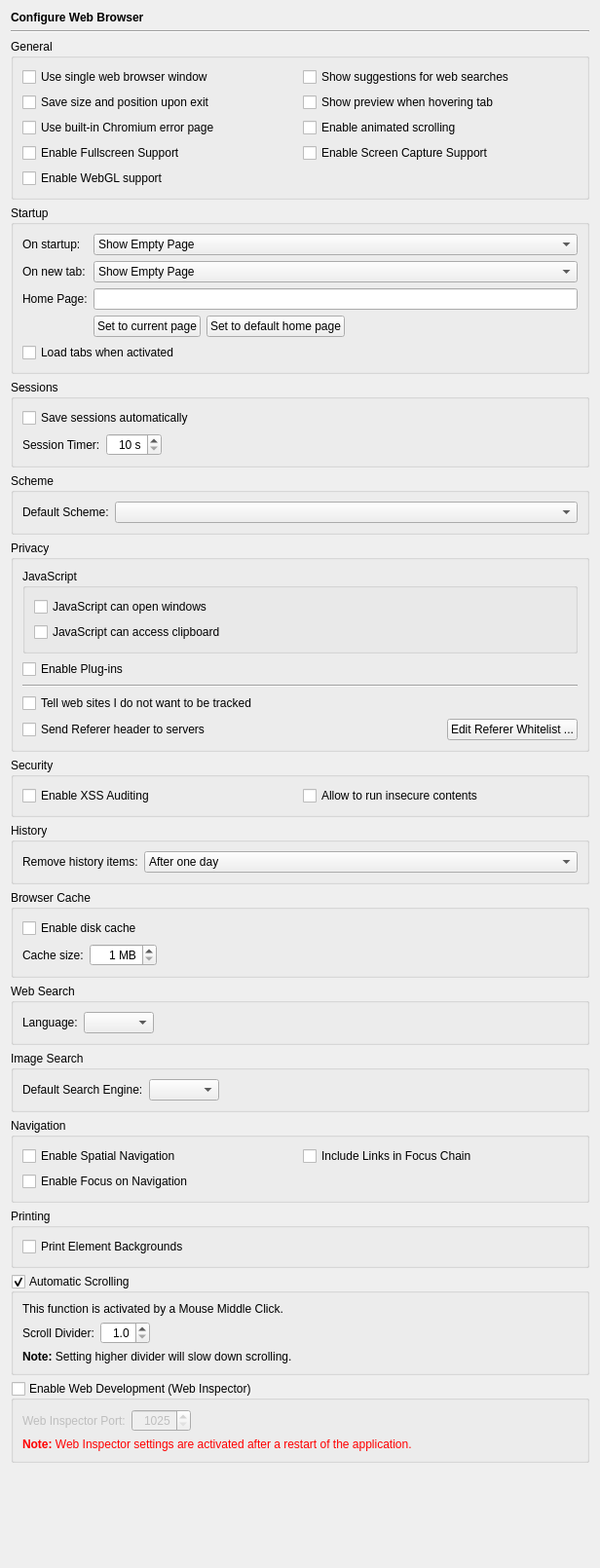
<?xml version="1.0" encoding="UTF-8"?>
<ui version="4.0">
 <class>WebBrowserPage</class>
 <widget class="QWidget" name="WebBrowserPage">
  <property name="geometry">
   <rect>
    <x>0</x>
    <y>0</y>
    <width>616</width>
    <height>1610</height>
   </rect>
  </property>
  <layout class="QVBoxLayout" name="verticalLayout_2">
   <item>
    <widget class="QLabel" name="headerLabel">
     <property name="text">
      <string>&lt;b&gt;Configure Web Browser&lt;/b&gt;</string>
     </property>
    </widget>
   </item>
   <item>
    <widget class="Line" name="line17">
     <property name="frameShape">
      <enum>QFrame::HLine</enum>
     </property>
     <property name="frameShadow">
      <enum>QFrame::Sunken</enum>
     </property>
     <property name="orientation">
      <enum>Qt::Horizontal</enum>
     </property>
    </widget>
   </item>
   <item>
    <widget class="QGroupBox" name="groupBox_4">
     <property name="title">
      <string>General</string>
     </property>
     <layout class="QGridLayout" name="gridLayout_5">
      <item row="0" column="0">
       <widget class="QCheckBox" name="singleHelpWindowCheckBox">
        <property name="toolTip">
         <string>Select to use a single web browser window only</string>
        </property>
        <property name="text">
         <string>Use single web browser window</string>
        </property>
       </widget>
      </item>
      <item row="0" column="1">
       <widget class="QCheckBox" name="webSuggestionsCheckBox">
        <property name="toolTip">
         <string>Select to enable suggestions for web searches</string>
        </property>
        <property name="text">
         <string>Show suggestions for web searches</string>
        </property>
       </widget>
      </item>
      <item row="1" column="0">
       <widget class="QCheckBox" name="saveGeometryCheckBox">
        <property name="toolTip">
         <string>Select to save the window size and position</string>
        </property>
        <property name="text">
         <string>Save size and position upon exit</string>
        </property>
       </widget>
      </item>
      <item row="1" column="1">
       <widget class="QCheckBox" name="showTabPreviews">
        <property name="toolTip">
         <string>Select to show a page preview when the mouse hovers over the tab</string>
        </property>
        <property name="text">
         <string>Show preview when hovering tab</string>
        </property>
       </widget>
      </item>
      <item row="2" column="0">
       <widget class="QCheckBox" name="errorPageCheckBox">
        <property name="toolTip">
         <string>Select to enable displaying the built-in Chromium error pages.</string>
        </property>
        <property name="text">
         <string>Use built-in Chromium error page</string>
        </property>
       </widget>
      </item>
      <item row="2" column="1">
       <widget class="QCheckBox" name="scrollingCheckBox">
        <property name="toolTip">
         <string>Select to activate animated scrolling</string>
        </property>
        <property name="text">
         <string>Enable animated scrolling</string>
        </property>
       </widget>
      </item>
      <item row="3" column="0">
       <widget class="QCheckBox" name="fullscreenCheckBox">
        <property name="toolTip">
         <string>Select to enable fullscreen support</string>
        </property>
        <property name="text">
         <string>Enable Fullscreen Support</string>
        </property>
       </widget>
      </item>
      <item row="3" column="1">
       <widget class="QCheckBox" name="screenCaptureCheckBox">
        <property name="toolTip">
         <string>Select to enable screen capture support</string>
        </property>
        <property name="text">
         <string>Enable Screen Capture Support</string>
        </property>
       </widget>
      </item>
      <item row="4" column="0">
       <widget class="QCheckBox" name="webGLCheckBox">
        <property name="toolTip">
         <string>Select to enable support for WebGL</string>
        </property>
        <property name="text">
         <string>Enable WebGL support</string>
        </property>
       </widget>
      </item>
     </layout>
    </widget>
   </item>
   <item>
    <widget class="QGroupBox" name="startupGroupBox">
     <property name="title">
      <string>Startup</string>
     </property>
     <layout class="QGridLayout" name="gridLayout_3">
      <item row="0" column="0">
       <widget class="QLabel" name="label">
        <property name="text">
         <string>On startup:</string>
        </property>
       </widget>
      </item>
      <item row="0" column="1" colspan="3">
       <widget class="QComboBox" name="startupCombo">
        <property name="toolTip">
         <string>Select the startup behavior</string>
        </property>
        <item>
         <property name="text">
          <string>Show Empty Page</string>
         </property>
        </item>
        <item>
         <property name="text">
          <string>Show Home Page</string>
         </property>
        </item>
        <item>
         <property name="text">
          <string>Show Speed Dial</string>
         </property>
        </item>
        <item>
         <property name="text">
          <string>Restore Session</string>
         </property>
        </item>
        <item>
         <property name="text">
          <string>Select Session</string>
         </property>
        </item>
       </widget>
      </item>
      <item row="1" column="0">
       <widget class="QLabel" name="label_12">
        <property name="text">
         <string>On new tab:</string>
        </property>
       </widget>
      </item>
      <item row="1" column="1" colspan="3">
       <widget class="QComboBox" name="newTabCombo">
        <property name="toolTip">
         <string>Select the behavior of new tabs</string>
        </property>
        <item>
         <property name="text">
          <string>Show Empty Page</string>
         </property>
        </item>
        <item>
         <property name="text">
          <string>Show Home Page</string>
         </property>
        </item>
        <item>
         <property name="text">
          <string>Show Speed Dial</string>
         </property>
        </item>
       </widget>
      </item>
      <item row="2" column="0">
       <widget class="QLabel" name="homePageLabel">
        <property name="text">
         <string>Home Page:</string>
        </property>
       </widget>
      </item>
      <item row="2" column="1" colspan="3">
       <widget class="QLineEdit" name="homePageEdit">
        <property name="toolTip">
         <string>Enter the desired home page</string>
        </property>
       </widget>
      </item>
      <item row="3" column="1">
       <widget class="QPushButton" name="setCurrentPageButton">
        <property name="toolTip">
         <string>Press to set the current page as the home page</string>
        </property>
        <property name="text">
         <string>Set to current page</string>
        </property>
       </widget>
      </item>
      <item row="3" column="2">
       <widget class="QPushButton" name="defaultHomeButton">
        <property name="toolTip">
         <string>Press to set the default home page</string>
        </property>
        <property name="text">
         <string>Set to default home page</string>
        </property>
       </widget>
      </item>
      <item row="3" column="3">
       <spacer name="horizontalSpacer_2">
        <property name="orientation">
         <enum>Qt::Horizontal</enum>
        </property>
        <property name="sizeHint" stdset="0">
         <size>
          <width>160</width>
          <height>20</height>
         </size>
        </property>
       </spacer>
      </item>
      <item row="4" column="0" colspan="4">
       <widget class="QCheckBox" name="loadTabOnActivationCheckBox">
        <property name="toolTip">
         <string>Select to load restored tabs when they are activated</string>
        </property>
        <property name="text">
         <string>Load tabs when activated</string>
        </property>
       </widget>
      </item>
     </layout>
     <zorder>label</zorder>
     <zorder>startupCombo</zorder>
     <zorder>homePageLabel</zorder>
     <zorder>homePageEdit</zorder>
     <zorder>setCurrentPageButton</zorder>
     <zorder>defaultHomeButton</zorder>
     <zorder>label_12</zorder>
     <zorder>newTabCombo</zorder>
     <zorder>loadTabOnActivationCheckBox</zorder>
    </widget>
   </item>
   <item>
    <widget class="QGroupBox" name="groupBox_8">
     <property name="title">
      <string>Sessions</string>
     </property>
     <layout class="QGridLayout" name="gridLayout_6">
      <item row="0" column="0" colspan="3">
       <widget class="QCheckBox" name="saveSessionCheckBox">
        <property name="toolTip">
         <string>Select to save sessions automatically</string>
        </property>
        <property name="text">
         <string>Save sessions automatically</string>
        </property>
       </widget>
      </item>
      <item row="1" column="0">
       <widget class="QLabel" name="label_13">
        <property name="text">
         <string>Session Timer:</string>
        </property>
       </widget>
      </item>
      <item row="1" column="1">
       <widget class="QSpinBox" name="sessionTimerSpinBox">
        <property name="toolTip">
         <string>Enter the time to save sessions</string>
        </property>
        <property name="alignment">
         <set>Qt::AlignRight|Qt::AlignTrailing|Qt::AlignVCenter</set>
        </property>
        <property name="suffix">
         <string> s</string>
        </property>
        <property name="minimum">
         <number>10</number>
        </property>
        <property name="maximum">
         <number>180</number>
        </property>
        <property name="singleStep">
         <number>1</number>
        </property>
       </widget>
      </item>
      <item row="1" column="2">
       <spacer name="horizontalSpacer_8">
        <property name="orientation">
         <enum>Qt::Horizontal</enum>
        </property>
        <property name="sizeHint" stdset="0">
         <size>
          <width>443</width>
          <height>20</height>
         </size>
        </property>
       </spacer>
      </item>
     </layout>
    </widget>
   </item>
   <item>
    <widget class="QGroupBox" name="groupBox_2">
     <property name="title">
      <string>Scheme</string>
     </property>
     <layout class="QGridLayout" name="gridLayout_4">
      <item row="0" column="0">
       <widget class="QLabel" name="label_3">
        <property name="text">
         <string>Default Scheme:</string>
        </property>
       </widget>
      </item>
      <item row="0" column="1">
       <widget class="QComboBox" name="defaultSchemeCombo">
        <property name="sizePolicy">
         <sizepolicy hsizetype="Expanding" vsizetype="Fixed">
          <horstretch>0</horstretch>
          <verstretch>0</verstretch>
         </sizepolicy>
        </property>
        <property name="toolTip">
         <string>Select the default scheme</string>
        </property>
        <property name="whatsThis">
         <string>&lt;b&gt;Default Scheme&lt;/b&gt;&lt;p&gt;Select the default scheme. This scheme is prepended to URLs, that don't contain one.&lt;/p&gt;</string>
        </property>
        <property name="editable">
         <bool>false</bool>
        </property>
       </widget>
      </item>
     </layout>
    </widget>
   </item>
   <item>
    <widget class="QGroupBox" name="privacyGroup">
     <property name="title">
      <string>Privacy</string>
     </property>
     <layout class="QVBoxLayout" name="verticalLayout_4">
      <item>
       <widget class="QGroupBox" name="javaScriptGroup">
        <property name="toolTip">
         <string/>
        </property>
        <property name="title">
         <string>JavaScript</string>
        </property>
        <layout class="QVBoxLayout" name="verticalLayout_5">
         <item>
          <widget class="QCheckBox" name="jsOpenWindowsCheckBox">
           <property name="toolTip">
            <string>Select to allow JavaScript to open windows</string>
           </property>
           <property name="text">
            <string>JavaScript can open windows</string>
           </property>
          </widget>
         </item>
         <item>
          <widget class="QCheckBox" name="jsClipboardCheckBox">
           <property name="toolTip">
            <string>Select to allow JavaScript to access the clipboard</string>
           </property>
           <property name="text">
            <string>JavaScript can access clipboard</string>
           </property>
          </widget>
         </item>
        </layout>
       </widget>
      </item>
      <item>
       <widget class="QCheckBox" name="pluginsCheckBox">
        <property name="toolTip">
         <string>Select to enable plugins in web pages</string>
        </property>
        <property name="text">
         <string>Enable Plug-ins</string>
        </property>
       </widget>
      </item>
      <item>
       <widget class="Line" name="line">
        <property name="orientation">
         <enum>Qt::Horizontal</enum>
        </property>
       </widget>
      </item>
      <item>
       <widget class="QCheckBox" name="doNotTrackCheckBox">
        <property name="toolTip">
         <string>Select to enabled the &quot;Do Not Track&quot; feature</string>
        </property>
        <property name="text">
         <string>Tell web sites I do not want to be tracked</string>
        </property>
       </widget>
      </item>
      <item>
       <layout class="QHBoxLayout" name="horizontalLayout_4">
        <item>
         <widget class="QCheckBox" name="sendRefererCheckBox">
          <property name="toolTip">
           <string>Select to send referer headers to the server</string>
          </property>
          <property name="text">
           <string>Send Referer header to servers</string>
          </property>
         </widget>
        </item>
        <item>
         <spacer name="horizontalSpacer_6">
          <property name="orientation">
           <enum>Qt::Horizontal</enum>
          </property>
          <property name="sizeHint" stdset="0">
           <size>
            <width>40</width>
            <height>20</height>
           </size>
          </property>
         </spacer>
        </item>
        <item>
         <widget class="QPushButton" name="refererWhitelistButton">
          <property name="toolTip">
           <string>Press to edit the list of whitelisted hosts</string>
          </property>
          <property name="text">
           <string>Edit Referer Whitelist ...</string>
          </property>
         </widget>
        </item>
       </layout>
      </item>
     </layout>
    </widget>
   </item>
   <item>
    <widget class="QGroupBox" name="groupBox_6">
     <property name="title">
      <string>Security</string>
     </property>
     <layout class="QHBoxLayout" name="horizontalLayout_7">
      <item>
       <widget class="QCheckBox" name="xssAuditingCheckBox">
        <property name="toolTip">
         <string>Select to enable XSS auditing</string>
        </property>
        <property name="whatsThis">
         <string>&lt;b&gt;Enable XSS Auditing&lt;/b&gt;
&lt;p&gt;This selects whether load requests should be monitored for cross-site scripting attempts. Suspicious scripts will be blocked. These will be reported in the JavaScript console. Enabling this feature might have an impact on performance.&lt;/p&gt;</string>
        </property>
        <property name="text">
         <string>Enable XSS Auditing</string>
        </property>
       </widget>
      </item>
      <item>
       <widget class="QCheckBox" name="insecureContentsCheckBox">
        <property name="toolTip">
         <string>Select to allow HTTPS pages to run JavaScript, CSS, plugins or web-sockets from HTTP URLs</string>
        </property>
        <property name="text">
         <string>Allow to run insecure contents</string>
        </property>
       </widget>
      </item>
     </layout>
    </widget>
   </item>
   <item>
    <widget class="QGroupBox" name="groupBox">
     <property name="title">
      <string>History</string>
     </property>
     <layout class="QHBoxLayout" name="horizontalLayout">
      <item>
       <widget class="QLabel" name="label_4">
        <property name="text">
         <string>Remove history items:</string>
        </property>
       </widget>
      </item>
      <item>
       <widget class="QComboBox" name="expireHistory">
        <property name="sizePolicy">
         <sizepolicy hsizetype="Expanding" vsizetype="Fixed">
          <horstretch>0</horstretch>
          <verstretch>0</verstretch>
         </sizepolicy>
        </property>
        <property name="toolTip">
         <string>Select the period for expiration of history entries</string>
        </property>
        <item>
         <property name="text">
          <string>After one day</string>
         </property>
        </item>
        <item>
         <property name="text">
          <string>After one week</string>
         </property>
        </item>
        <item>
         <property name="text">
          <string>After two weeks</string>
         </property>
        </item>
        <item>
         <property name="text">
          <string>After one month</string>
         </property>
        </item>
        <item>
         <property name="text">
          <string>After one year</string>
         </property>
        </item>
        <item>
         <property name="text">
          <string>Manually</string>
         </property>
        </item>
        <item>
         <property name="text">
          <string>On application exit</string>
         </property>
        </item>
       </widget>
      </item>
     </layout>
    </widget>
   </item>
   <item>
    <widget class="QGroupBox" name="cacheGroup">
     <property name="title">
      <string>Browser Cache</string>
     </property>
     <layout class="QGridLayout" name="gridLayout_2">
      <item row="0" column="0" colspan="3">
       <widget class="QCheckBox" name="diskCacheCheckBox">
        <property name="text">
         <string>Enable disk cache</string>
        </property>
       </widget>
      </item>
      <item row="1" column="0">
       <widget class="QLabel" name="label_7">
        <property name="text">
         <string>Cache size:</string>
        </property>
       </widget>
      </item>
      <item row="1" column="1">
       <widget class="QSpinBox" name="cacheSizeSpinBox">
        <property name="toolTip">
         <string>Enter the maximum size of the disk cache</string>
        </property>
        <property name="alignment">
         <set>Qt::AlignRight|Qt::AlignTrailing|Qt::AlignVCenter</set>
        </property>
        <property name="suffix">
         <string> MB</string>
        </property>
        <property name="minimum">
         <number>1</number>
        </property>
        <property name="maximum">
         <number>999</number>
        </property>
       </widget>
      </item>
      <item row="1" column="2">
       <spacer name="horizontalSpacer">
        <property name="orientation">
         <enum>Qt::Horizontal</enum>
        </property>
        <property name="sizeHint" stdset="0">
         <size>
          <width>410</width>
          <height>20</height>
         </size>
        </property>
       </spacer>
      </item>
     </layout>
    </widget>
   </item>
   <item>
    <widget class="QGroupBox" name="groupBox_5">
     <property name="title">
      <string>Web Search</string>
     </property>
     <layout class="QHBoxLayout" name="horizontalLayout_2">
      <item>
       <widget class="QLabel" name="label_5">
        <property name="text">
         <string>Language:</string>
        </property>
       </widget>
      </item>
      <item>
       <widget class="QComboBox" name="languageCombo">
        <property name="toolTip">
         <string>Select the language to be used for web searches</string>
        </property>
        <property name="sizeAdjustPolicy">
         <enum>QComboBox::AdjustToContents</enum>
        </property>
       </widget>
      </item>
      <item>
       <spacer name="horizontalSpacer_3">
        <property name="orientation">
         <enum>Qt::Horizontal</enum>
        </property>
        <property name="sizeHint" stdset="0">
         <size>
          <width>450</width>
          <height>20</height>
         </size>
        </property>
       </spacer>
      </item>
     </layout>
    </widget>
   </item>
   <item>
    <widget class="QGroupBox" name="imageSearchGroup">
     <property name="title">
      <string>Image Search</string>
     </property>
     <layout class="QHBoxLayout" name="horizontalLayout_3">
      <item>
       <widget class="QLabel" name="label_8">
        <property name="text">
         <string>Default Search Engine:</string>
        </property>
       </widget>
      </item>
      <item>
       <widget class="QComboBox" name="imageSearchComboBox">
        <property name="toolTip">
         <string>Select the default search engine for image searches</string>
        </property>
       </widget>
      </item>
      <item>
       <spacer name="horizontalSpacer_5">
        <property name="orientation">
         <enum>Qt::Horizontal</enum>
        </property>
        <property name="sizeHint" stdset="0">
         <size>
          <width>383</width>
          <height>20</height>
         </size>
        </property>
       </spacer>
      </item>
     </layout>
    </widget>
   </item>
   <item>
    <widget class="QGroupBox" name="groupBox_3">
     <property name="title">
      <string>Navigation</string>
     </property>
     <layout class="QGridLayout" name="gridLayout">
      <item row="0" column="0">
       <widget class="QCheckBox" name="spatialCheckBox">
        <property name="toolTip">
         <string>Select to enable the spatial navigation feature</string>
        </property>
        <property name="whatsThis">
         <string>&lt;b&gt;Enable Spatial Navigation&lt;/b&gt;
&lt;p&gt;This enables or disables the Spatial Navigation feature, which consists in the ability to navigate between focusable elements in a Web page, such as hyperlinks and form controls, by using Left, Right, Up and Down arrow keys. For example, if a user presses the Right key, heuristics determine whether there is an element he might be trying to reach towards the right and which element he probably wants.&lt;/p&gt;</string>
        </property>
        <property name="text">
         <string>Enable Spatial Navigation</string>
        </property>
       </widget>
      </item>
      <item row="0" column="1">
       <widget class="QCheckBox" name="linksInFocusChainCheckBox">
        <property name="toolTip">
         <string>Select to include links in focus chain</string>
        </property>
        <property name="whatsThis">
         <string>&lt;b&gt;Include Links in Focus Chain&lt;/b&gt;
&lt;p&gt;This selects whether hyperlinks should be included in the keyboard focus chain.&lt;/p&gt;</string>
        </property>
        <property name="text">
         <string>Include Links in Focus Chain</string>
        </property>
       </widget>
      </item>
      <item row="1" column="0">
       <widget class="QCheckBox" name="focusOnNavigationCheckBox">
        <property name="toolTip">
         <string>Select to give the focus to the view whenever a navigation event occurs</string>
        </property>
        <property name="text">
         <string>Enable Focus on Navigation</string>
        </property>
       </widget>
      </item>
     </layout>
    </widget>
   </item>
   <item>
    <widget class="QGroupBox" name="groupBox_7">
     <property name="title">
      <string>Printing</string>
     </property>
     <layout class="QHBoxLayout" name="horizontalLayout_6">
      <item>
       <widget class="QCheckBox" name="printBackgroundCheckBox">
        <property name="toolTip">
         <string>Select to print the background of page elements as well</string>
        </property>
        <property name="text">
         <string>Print Element Backgrounds</string>
        </property>
       </widget>
      </item>
     </layout>
    </widget>
   </item>
   <item>
    <widget class="QGroupBox" name="autoScrollGroupBox">
     <property name="toolTip">
      <string>Select to enable the auto-scroller</string>
     </property>
     <property name="title">
      <string>Automatic Scrolling</string>
     </property>
     <property name="checkable">
      <bool>true</bool>
     </property>
     <layout class="QVBoxLayout" name="verticalLayout">
      <item>
       <widget class="QLabel" name="label_11">
        <property name="text">
         <string>This function is activated by a Mouse Middle Click.</string>
        </property>
        <property name="wordWrap">
         <bool>true</bool>
        </property>
       </widget>
      </item>
      <item>
       <layout class="QHBoxLayout" name="horizontalLayout_5">
        <item>
         <widget class="QLabel" name="label_9">
          <property name="text">
           <string>Scroll Divider:</string>
          </property>
         </widget>
        </item>
        <item>
         <widget class="QDoubleSpinBox" name="autoScrollDividerSpinBox">
          <property name="toolTip">
           <string>Enter the auto-scroll divider value</string>
          </property>
          <property name="alignment">
           <set>Qt::AlignRight|Qt::AlignTrailing|Qt::AlignVCenter</set>
          </property>
          <property name="decimals">
           <number>1</number>
          </property>
          <property name="minimum">
           <double>1.000000000000000</double>
          </property>
          <property name="maximum">
           <double>99.900000000000006</double>
          </property>
         </widget>
        </item>
        <item>
         <spacer name="horizontalSpacer_7">
          <property name="orientation">
           <enum>Qt::Horizontal</enum>
          </property>
          <property name="sizeHint" stdset="0">
           <size>
            <width>40</width>
            <height>20</height>
           </size>
          </property>
         </spacer>
        </item>
       </layout>
      </item>
      <item>
       <widget class="QLabel" name="label_10">
        <property name="text">
         <string>&lt;b&gt;Note:&lt;/b&gt; Setting higher divider will slow down scrolling.</string>
        </property>
        <property name="wordWrap">
         <bool>true</bool>
        </property>
       </widget>
      </item>
     </layout>
    </widget>
   </item>
   <item>
    <widget class="QGroupBox" name="webInspectorGroup">
     <property name="toolTip">
      <string>Select to enable the Web Inspector tool</string>
     </property>
     <property name="title">
      <string>Enable Web Development (Web Inspector)</string>
     </property>
     <property name="checkable">
      <bool>true</bool>
     </property>
     <property name="checked">
      <bool>false</bool>
     </property>
     <layout class="QGridLayout" name="gridLayout_8">
      <item row="0" column="0">
       <widget class="QLabel" name="label_2">
        <property name="text">
         <string>Web Inspector Port:</string>
        </property>
       </widget>
      </item>
      <item row="0" column="1">
       <widget class="QSpinBox" name="webInspectorPortSpinBox">
        <property name="toolTip">
         <string>Enter the port to be used by the web inspector</string>
        </property>
        <property name="alignment">
         <set>Qt::AlignRight|Qt::AlignTrailing|Qt::AlignVCenter</set>
        </property>
        <property name="minimum">
         <number>1025</number>
        </property>
        <property name="maximum">
         <number>65535</number>
        </property>
       </widget>
      </item>
      <item row="0" column="2">
       <spacer name="horizontalSpacer_4">
        <property name="orientation">
         <enum>Qt::Horizontal</enum>
        </property>
        <property name="sizeHint" stdset="0">
         <size>
          <width>372</width>
          <height>20</height>
         </size>
        </property>
       </spacer>
      </item>
      <item row="1" column="0" colspan="3">
       <widget class="QLabel" name="label_6">
        <property name="text">
         <string>&lt;font color=&quot;red&quot;&gt;&lt;b&gt;Note:&lt;/b&gt; Web Inspector settings are activated after a restart of the application.&lt;/font&gt;</string>
        </property>
       </widget>
      </item>
     </layout>
    </widget>
   </item>
   <item>
    <spacer>
     <property name="orientation">
      <enum>Qt::Vertical</enum>
     </property>
     <property name="sizeHint" stdset="0">
      <size>
       <width>479</width>
       <height>121</height>
      </size>
     </property>
    </spacer>
   </item>
  </layout>
 </widget>
 <tabstops>
  <tabstop>singleHelpWindowCheckBox</tabstop>
  <tabstop>webSuggestionsCheckBox</tabstop>
  <tabstop>saveGeometryCheckBox</tabstop>
  <tabstop>showTabPreviews</tabstop>
  <tabstop>errorPageCheckBox</tabstop>
  <tabstop>scrollingCheckBox</tabstop>
  <tabstop>fullscreenCheckBox</tabstop>
  <tabstop>screenCaptureCheckBox</tabstop>
  <tabstop>webGLCheckBox</tabstop>
  <tabstop>startupCombo</tabstop>
  <tabstop>newTabCombo</tabstop>
  <tabstop>homePageEdit</tabstop>
  <tabstop>setCurrentPageButton</tabstop>
  <tabstop>defaultHomeButton</tabstop>
  <tabstop>loadTabOnActivationCheckBox</tabstop>
  <tabstop>saveSessionCheckBox</tabstop>
  <tabstop>sessionTimerSpinBox</tabstop>
  <tabstop>defaultSchemeCombo</tabstop>
  <tabstop>jsOpenWindowsCheckBox</tabstop>
  <tabstop>jsClipboardCheckBox</tabstop>
  <tabstop>pluginsCheckBox</tabstop>
  <tabstop>doNotTrackCheckBox</tabstop>
  <tabstop>sendRefererCheckBox</tabstop>
  <tabstop>refererWhitelistButton</tabstop>
  <tabstop>xssAuditingCheckBox</tabstop>
  <tabstop>insecureContentsCheckBox</tabstop>
  <tabstop>expireHistory</tabstop>
  <tabstop>diskCacheCheckBox</tabstop>
  <tabstop>cacheSizeSpinBox</tabstop>
  <tabstop>languageCombo</tabstop>
  <tabstop>imageSearchComboBox</tabstop>
  <tabstop>spatialCheckBox</tabstop>
  <tabstop>linksInFocusChainCheckBox</tabstop>
  <tabstop>focusOnNavigationCheckBox</tabstop>
  <tabstop>printBackgroundCheckBox</tabstop>
  <tabstop>autoScrollGroupBox</tabstop>
  <tabstop>autoScrollDividerSpinBox</tabstop>
  <tabstop>webInspectorGroup</tabstop>
  <tabstop>webInspectorPortSpinBox</tabstop>
 </tabstops>
 <resources/>
 <connections/>
</ui>
